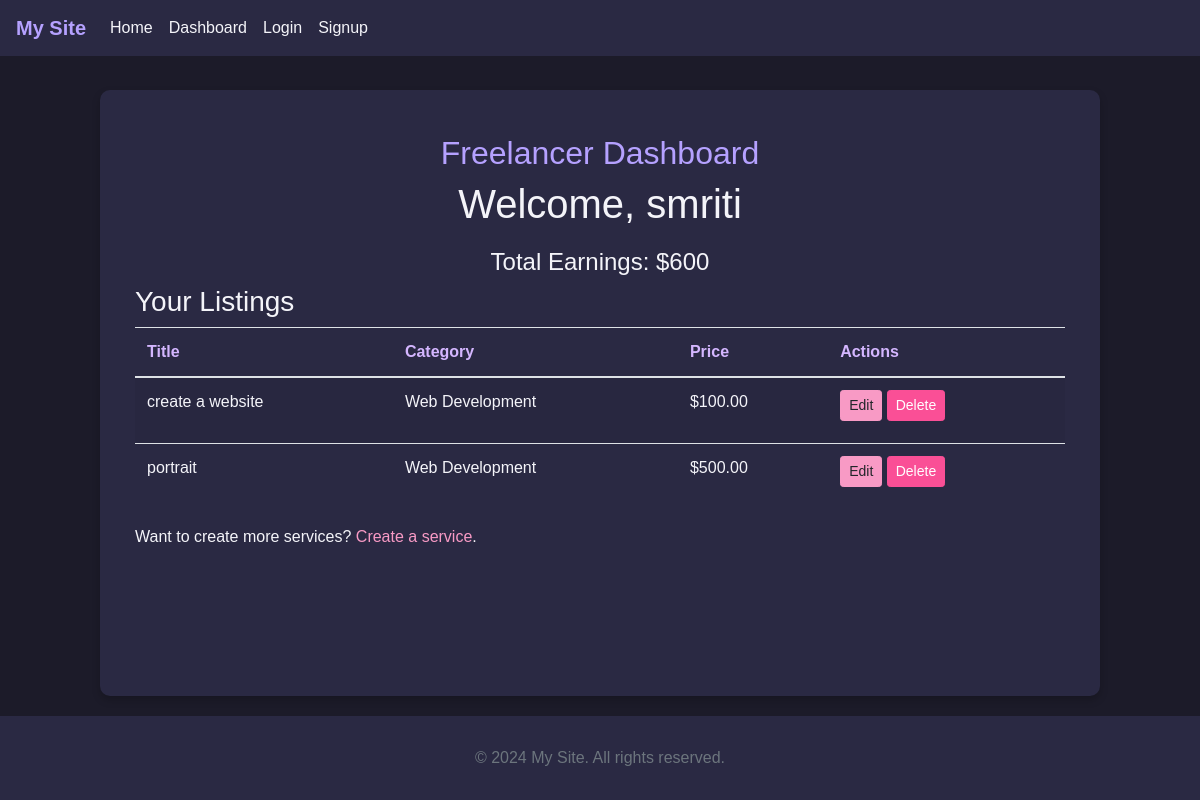
Page /users/freelancer_dashboard/ (signed in) on the committed database.
### users/models.py (models this page shows, shortened)
class CustomUser(AbstractUser):
    ROLE_CHOICES = [
        ('Freelancer', 'Freelancer'),
        ('Client', 'Client'),
    ]
    role = models.CharField(max_length=20, choices=ROLE_CHOICES, default='Client')
    is_freelancer = models.BooleanField(default=False)
    is_client = models.BooleanField(default=False)
    email_verification_token = models.UUIDField(default=uuid.uuid4, null=True, blank=True)
    is_verified = models.BooleanField(default=False)

### services/models.py (models this page shows, shortened)
class Service(models.Model):
    CATEGORY_CHOICES = [
        ('web_dev', 'Web Development'),
        ('design', 'Design'),
        ('writing', 'Writing'),
        ('marketing', 'Marketing'),
    ]
    title = models.CharField(max_length=200)
    description = models.TextField()
    price = models.DecimalField(max_digits=10, decimal_places=2, null=False, blank=False)
    category = models.CharField(max_length=50, choices=CATEGORY_CHOICES)
    owner = models.ForeignKey('users.CustomUser', on_delete=models.CASCADE, related_name='services')
    created_at = models.DateTimeField(auto_now_add=True)
    updated_at = models.DateTimeField(auto_now=True)
    is_paid = models.BooleanField(default=False)  # New field to track payment status

### users/views.py (the view)
# urls.py: path('freelancer_dashboard/', freelancer_dashboard, name='freelancer_dashboard'),
@login_required
@freelancer_required
def freelancer_dashboard(request):
    total_earnings = Booking.objects.filter(service__owner=request.user, status='completed') \
                                     .aggregate(Sum('service__price'))['service__price__sum'] or 0
    services = Service.objects.filter(owner=request.user) # Removed prefetch_related('category')
    return render(request, 'users/freelancer_dashboard.html', {
        'services': services,
        'total_earnings': total_earnings,
        'user_name':  request.user.username,
    })

### users/context_processors.py (called while the page is built)
def dashboard_url(request):
    if request.user.is_authenticated:
        if request.user.role == ROLE_FREELANCER:
            return {'dashboard_url': reverse('users:freelancer_dashboard')}
        elif request.user.role == ROLE_CLIENT:
            return {'dashboard_url': reverse('users:client_dashboard')}
    return {'dashboard_url': None}

### users/templates/users/freelancer_dashboard.html (shortened to what this page needs)
{% extends 'services/base.html' %}
{% block content %}
<div class="container mt-4">
    <h2 class="text-center" style="color: #B5A1FF;">Freelancer Dashboard</h2>
    <h1 class="text-center" style="color: #f4f4f9;">Welcome, {{ user_name }}</h1>
    <h4 class="text-center" style="color: #f4f4f9;">Total Earnings: ${{ total_earnings }}</h4>
    <h3 style="color: #f4f4f9;">Your Listings</h3>
    {% if services %}
        <table class="table table-striped" style="background-color: #2A2943;">
            <thead>
                <tr style="color: #D4B6FF;">
                    <th>Title</th>
                    <th>Category</th>
                    <th>Price</th>
                    <th>Actions</th>
                </tr>
            </thead>
            <tbody>
                {% for service in services %}
                    <tr style="color: #f4f4f9;">
                        <td>{{ service.title|default:"N/A" }}</td>
                        <td>{{ service.get_category_display|default:"Uncategorized" }}</td>
                        <td>${{ service.price|default:"0.00" }}</td>
                        <td>
                            <a href="{% url 'services:service_update' service.pk %}" class="btn btn-sm btn-warning" style="background-color: #F89AC5; border-color: #F89AC5;">Edit</a>
                            <form action="{% url 'services:service_delete' service.pk %}" method="post" style="display:inline;">
                                <button type="submit" class="btn btn-sm btn-danger" style="background-color: #FA4F96; border-color: #FA4F96;">Delete</button>
                            </form>
                        </td>
                    </tr>
                {% endfor %}
            </tbody>
        </table>
        <p style="color: #f4f4f9;">Want to create more services? <a href="{% url 'services:service_create' %}" style="color: #F89AC5;">Create a service</a>.</p>
    {% else %}
        <p style="color: #f4f4f9;">No services available yet. <a href="{% url 'services:service_create' %}" style="color: #F89AC5;">Create a service</a>.</p>
    {% endif %}
</div>
{% endblock %}

### services/templates/services/base.html (style rules this page uses)
body { background-color: #1C1B29; color: #f4f4f9; font-family: 'Arial', sans-serif; padding-top: 70px; display: flex; flex-direction: column; min-height: 100vh; }
h1 { color: #B5A1FF; text-align: center; margin-bottom: 20px; }
.btn { margin-bottom: 10px; }
.container { max-width: 1000px; margin: 20px auto; flex: 1; }

### rows in the picture
CustomUser: username "smriti"
Service: title "create a website", category "Web Development", price "100.00"
Service: title "portrait", category "Web Development", price "500.00"

### other values in the picture
{{ total_earnings }} "600"
